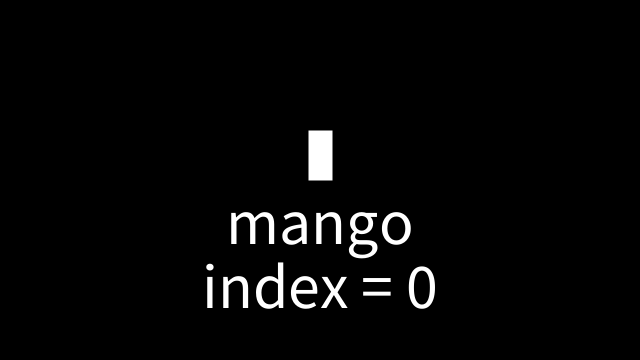
Frame 1 (no input)
Frame 60 (the mouse pressed at the canvas centre just before this capture): identical to frame 1, image omitted
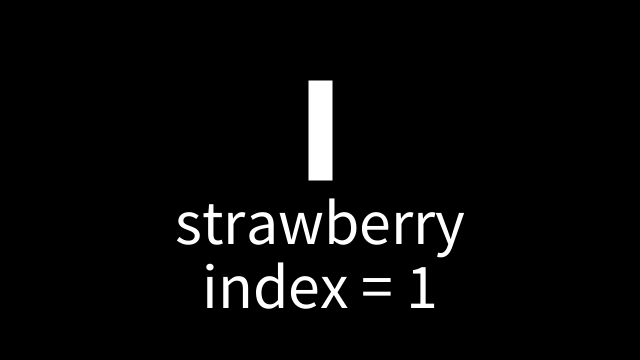
Frame 120 (the mouse held since frame 60 and released just before this capture)

The Processing sketch that drew these frames (run headless with seeded random() and noise(); from frame 60 on, the mouse is pressed at the canvas centre):

// Processing sketch: fruit_array_index2
// ── fruit_array_index2.pde
// Fruit array 2 - parse the array forward & backward
// The Coding Train / Daniel Shiffman
// Processing Intro Series
float[] fruitInventory = {50, 100, 70, 110};
String[] fruitNames = {"mango", "strawberry", "kiwi", "plum"};
int index = 0;
boolean goForward = true;

void setup() {
  size(640, 360);
}

void mousePressed() {
  //go through the array forward and backward

  if (goForward) {
    //go forward
    index = index + 1;
  } else {
    //go backward
    index = index - 1;
  }

  if (index >= fruitInventory.length-1 || index <= 0) {
    goForward = !goForward;
  }
}

void draw() {
  background(0);
  stroke(255);
  strokeWeight(24);
  strokeCap(SQUARE);
  line(width/2, height/2, width/2, height/2 - fruitInventory[index]);

  textAlign(CENTER);
  textSize(64);
  fill(255);
  text(fruitNames[index], width/2, height/2 + 64);
  text("index = " + index, width/2, height/2 + 64*2);
}
